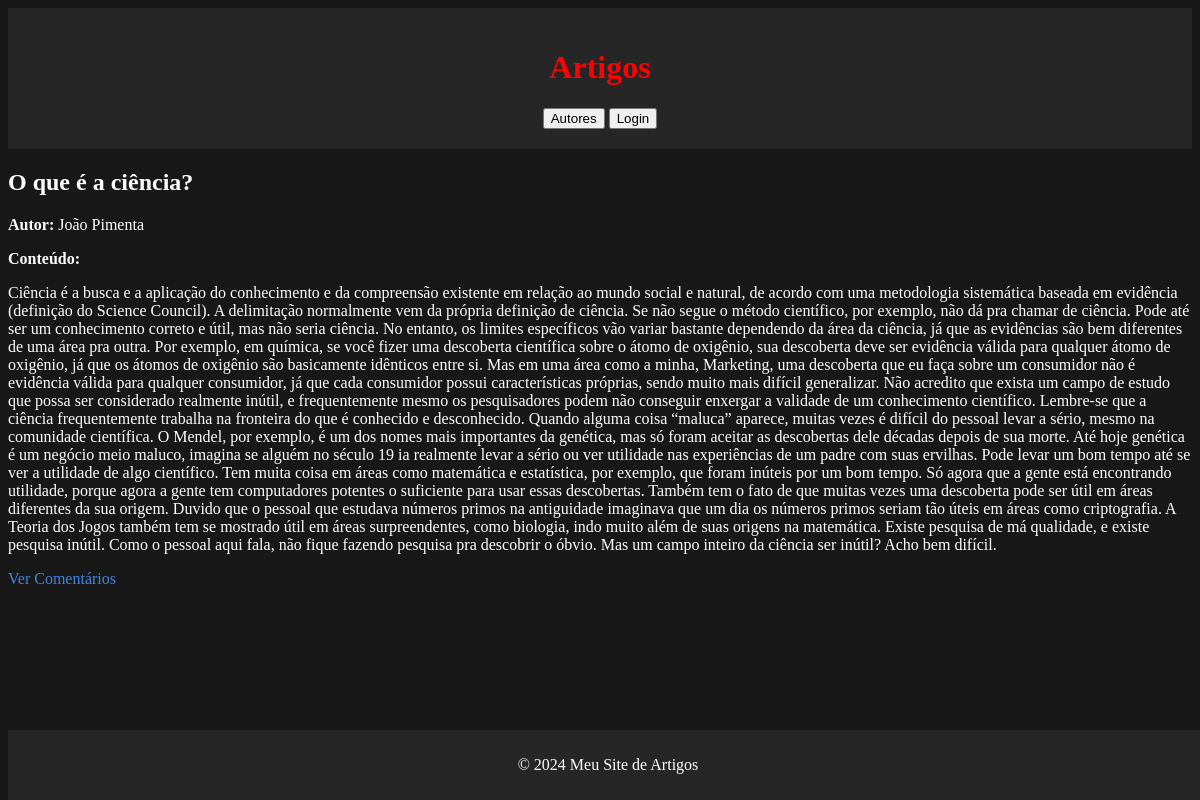
The app's page /artigos/artigos/1/ with its own data.
### artigos/models.py (models this page shows, shortened)
class Artigo(models.Model):
    title = models.CharField(max_length=100)
    post = models.TextField()
    autor = models.ForeignKey(Autor, on_delete=models.CASCADE, null=True)
    data = models.DateField(default=datetime.date.today)

class Autor(models.Model):
    nome = models.CharField(max_length=100)

### artigos/views.py (the view)
# urls.py: path('artigos/<int:artigo_id>/', views.detalhe_artigo, name='detalhe_artigo'),
def detalhe_artigo(request, artigo_id):
    artigo = Artigo.objects.get(id=artigo_id)
    return render(request, 'artigos/detalhe_artigo.html', {'artigo': artigo})

### artigos/templates/artigos/detalhe_artigo.html (shortened to what this page needs)
{% extends "artigos/layout.html" %}
{% block content %}
    <h2>{{ artigo.title }}</h2>
    <p><strong>Autor:</strong> {{ artigo.autor.nome }}</p>
    <p><strong>Conteúdo:</strong></p>
    <p>{{ artigo.post }}</p>
    <p><a href="{% url 'artigos:comentarios_classificacoes' artigo.id %}">Ver Comentários</a></p>
{% endblock %}

### artigos/templates/artigos/layout.html (style rules this page uses)
body { background-color: #181818; color: white; }
a { color: #4385df; text-decoration: none; }

### records on screen
Artigo: title "O que é a ciência?", autor.nome "João Pimenta", post "Ciência é a busca e a aplicação do conhecimento e da compreensão existente em relação ao mundo social e natural, de acordo com uma metodologia sistemática baseada em evidência (definição do Science Council). A delimitação normalmente vem da própria definição de ciência. Se não segue o método científico, por exemplo, não dá pra chamar de ciência. Pode até ser um conhecimento correto e útil, mas não seria ciência. No entanto, os limites específicos vão variar bastante dependendo da área da ciência, já que as evidências são bem diferentes de uma área pra outra. Por exemplo, em química, se você fizer uma descoberta científica sobre o átomo de oxigênio, sua descoberta deve ser evidência válida…"
